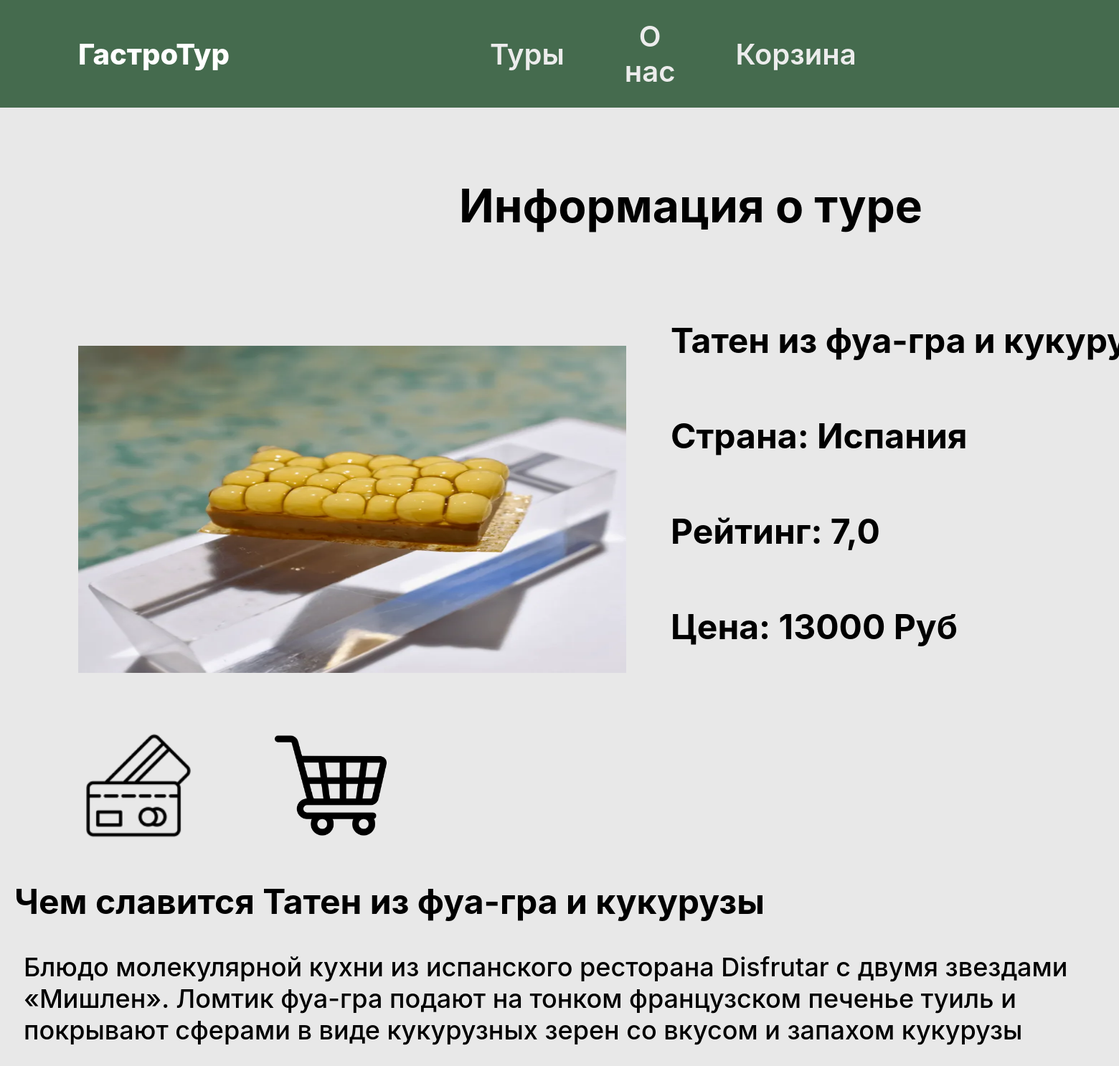
The page /tour-info/Татен из фуа-гра и кукурузы/ on the database its author committed.
### main/models.py (models this page shows, shortened)
class Restaurant(models.Model):
    name = models.CharField(primary_key=True, max_length=255)
    country = models.CharField(max_length=100)
    rating = models.FloatField()
    price = models.IntegerField()
    description = models.TextField()
    image = models.ImageField(upload_to='restaurant_images/', blank=True, null=True)

### main/views.py (the view)
# urls.py: path('tour-info/<str:tour_name>/', views.tourInfo, name='tourInfo'),
def tourInfo(request, tour_name):
    restaurant = get_object_or_404(Restaurant, name=tour_name)
    context = {
        'restaurant': restaurant,
    }
    return render(request, 'main/tourInfo.html', context)

### main/templates/main/tourInfo.html (shortened to what this page needs)
{% load static %}
<!DOCTYPE html>
<html lang="en">
<head>
    <link rel="stylesheet" href={% static "main/css/tourInfo.css" %}>
</head>
<body>
    <div class="informacija-o-ture">
        <div class="top">
          <p><a href="{% url "home" %}" class="logo">ГастроТур</a></p>
          <div class="top-menu">
            <a href="{% url 'tours'%}" class="tury">Туры</a>
            <a href="{% url "aboutus" %}" class="tury">О нас</a>
            <a href="{% url "cart" %}" class="tury">Корзина</a>
          </div>
        </div>
        <p class="title">Информация о туре</p>
        <div class="info">
          <div class="rectangle-6">
            <img src="{{ restaurant.image.url }}" alt="{{ restaurant.name }}">
        </div>
        <div class="frame-3">
            <p class="r-title">{{ restaurant.name }}</p>
            <p class="r-title">Страна: {{ restaurant.country }}</p>
            <p class="r-title">Рейтинг: {{ restaurant.rating }}</p>
            <p class="r-title">Цена: {{ restaurant.price }} Руб</p>
        </div>
        </div>
        <div class="frame-4">
          <button type="button" class="buy-tour-btn" data-restaurant-id="{{ restaurant.name }}" onclick="redirectToPayPage(this)">
            <img
                alt="Купить"
                class="cards-1"
                src="{% static "main/img/pay.png"%}"
            />
        </button>
          <button type="button" class="add-to-cart-btn" data-restaurant-id="{{ restaurant.name }}">
            <img
                alt="Добавить в корзину"
                class="cards-1"
                src="{% static "main/img/cart.png"%}"
            />
        </button>
        </div>
        <p class="info-title">Чем славится {{ restaurant.name }}</p>
        <p class="info-text">
          {{ restaurant.description }}
        </p>
      </div>
</body>
</html>

### main/static/main/css/tourInfo.css (style rules this page uses)
html, body, div, span, applet, object, iframe,h1, h2, h3, h4, h5, h6, p, blockquote, pre,a, abbr, acronym, address, big, cite, code,del, dfn, em, img, ins, kbd, q, s, samp,small, strike, strong, sub, sup, tt, var,b, u, i, center,dl, dt, dd, ol, ul, li,fieldset, form, label, legend,table, caption, tbody, tfoot, thead, tr, th, td,article, aside, canvas, details, embed, figure, figcaption, footer, header, hgroup, menu, nav, output, ruby, section, summary,time, mark, audio, video { margin: 0; padding: 0; border: 0; font-size: 100%; font: inherit; vertical-align: baseline; text-decoration: none; }
body { line-height: 1; overflow-x: hidden; background-color: rgba(232, 232, 232, 1); }
.informacija-o-ture { background-color: rgba(232, 232, 232, 1); padding: 0 0 120px; display: flex; flex-direction: column; align-items: flex-start; }
.top { background-color: rgb(69, 107, 78); margin-bottom: 98px; padding: 26px 721px 26px 109px; display: flex; align-items: center; }
.logo { font-family: "Inter"; font-size: 40px; font-weight: 800; line-height: normal; color: rgba(255, 255, 255, 1); text-align: center; margin-right: 363px; }
.top-menu { display: flex; align-items: center; justify-content: center; }
.tury { font-family: "Inter"; font-size: 40px; font-weight: 600; line-height: normal; color: rgba(236, 236, 236, 1); text-align: center; }
.tury:not(:last-of-type) { margin-right: 84px; }
.title { font-family: "Inter"; font-size: 64px; font-weight: 700; line-height: normal; color: rgba(0, 0, 0, 1); text-align: center; margin-bottom: 120px; margin-left: 640px; }
.info { margin-bottom: 39px; margin-left: 109px; display: flex; align-items: center; }
.rectangle-6 img { width: 764px; height: 456px; margin-right: 62px; }
.frame-3 { display: flex; flex-direction: column; align-items: flex-start; }
.r-title { height: 57px; width: 1024px; font-family: "Inter"; font-size: 48px; font-weight: 700; line-height: normal; color: rgba(0, 0, 0, 1); display: flex; text-align: center; margin-bottom: 76px; }
.frame-4 { margin-left: 109px; display: flex; align-items: flex-start; }
.cards-1 { width: 156px; height: 156px; }
.info-title { font-family: "Inter"; font-size: 48px; font-weight: 700; line-height: normal; color: rgba(0, 0, 0, 1); text-align: center; margin-top: 50px; margin-bottom: 40px; margin-left: 20px; }
.info-text { max-width: 1745px; font-family: "Inter"; font-size: 36px; font-weight: 500; line-height: normal; color: rgba(0, 0, 0, 1); margin-left: 33px; }
button { border-width: 0; background-color: rgba(0, 0, 0, 0); margin-right: 100px; }

### rows shown on the page
Restaurant: image (picture), name "Татен из фуа-гра и…", country "Испания", rating "7,0", price "13000", name "Татен из фуа-гра и кукурузы", description "Блюдо молекулярной кухни из испанского ресторана Disfrutar с двумя звездами «Мишлен». Ломтик фуа-гра подают на тонком французском печенье туиль и покрывают сферами в виде кукурузных зерен со вкусом и запахом кукурузы"
